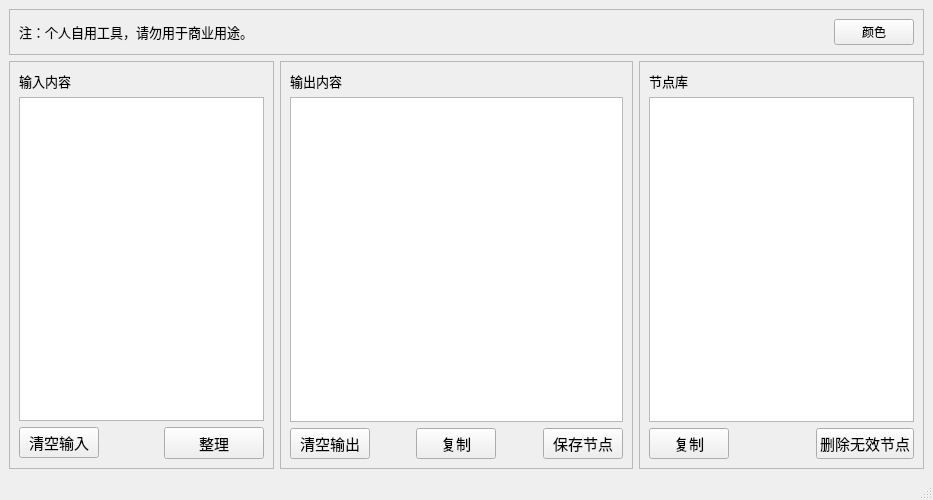
<?xml version="1.0" encoding="UTF-8"?>
<ui version="4.0">
 <class>NodeManager</class>
 <widget class="QMainWindow" name="NodeManager">
  <property name="geometry">
   <rect>
    <x>0</x>
    <y>0</y>
    <width>933</width>
    <height>500</height>
   </rect>
  </property>
  <property name="minimumSize">
   <size>
    <width>750</width>
    <height>500</height>
   </size>
  </property>
  <property name="windowTitle">
   <string>节点整理工具</string>
  </property>
  <widget class="QWidget" name="centralwidget">
   <layout class="QGridLayout" name="gridLayout_3">
    <item row="1" column="0">
     <widget class="QFrame" name="inputFrame">
      <property name="sizePolicy">
       <sizepolicy hsizetype="Expanding" vsizetype="Expanding">
        <horstretch>0</horstretch>
        <verstretch>0</verstretch>
       </sizepolicy>
      </property>
      <property name="frameShape">
       <enum>QFrame::Shape::StyledPanel</enum>
      </property>
      <property name="frameShadow">
       <enum>QFrame::Shadow::Raised</enum>
      </property>
      <layout class="QGridLayout" name="gridLayout_4">
       <item row="1" column="0" colspan="3">
        <widget class="QPlainTextEdit" name="inputBox"/>
       </item>
       <item row="2" column="0">
        <widget class="QPushButton" name="clearInputButton">
         <property name="font">
          <font>
           <pointsize>11</pointsize>
          </font>
         </property>
         <property name="text">
          <string>清空输入</string>
         </property>
        </widget>
       </item>
       <item row="2" column="2">
        <widget class="QPushButton" name="organizeButton">
         <property name="sizePolicy">
          <sizepolicy hsizetype="Preferred" vsizetype="Fixed">
           <horstretch>0</horstretch>
           <verstretch>0</verstretch>
          </sizepolicy>
         </property>
         <property name="minimumSize">
          <size>
           <width>100</width>
           <height>32</height>
          </size>
         </property>
         <property name="font">
          <font>
           <pointsize>11</pointsize>
          </font>
         </property>
         <property name="text">
          <string>整理</string>
         </property>
        </widget>
       </item>
       <item row="2" column="1">
        <spacer name="horizontalSpacer_2">
         <property name="orientation">
          <enum>Qt::Orientation::Horizontal</enum>
         </property>
         <property name="sizeHint" stdset="0">
          <size>
           <width>40</width>
           <height>20</height>
          </size>
         </property>
        </spacer>
       </item>
       <item row="0" column="0">
        <widget class="QLabel" name="inputLabel">
         <property name="font">
          <font>
           <pointsize>10</pointsize>
           <bold>false</bold>
          </font>
         </property>
         <property name="text">
          <string>输入内容</string>
         </property>
        </widget>
       </item>
      </layout>
     </widget>
    </item>
    <item row="1" column="1">
     <widget class="QFrame" name="outputFrame">
      <property name="sizePolicy">
       <sizepolicy hsizetype="Expanding" vsizetype="Expanding">
        <horstretch>0</horstretch>
        <verstretch>0</verstretch>
       </sizepolicy>
      </property>
      <property name="minimumSize">
       <size>
        <width>0</width>
        <height>0</height>
       </size>
      </property>
      <property name="frameShape">
       <enum>QFrame::Shape::StyledPanel</enum>
      </property>
      <property name="frameShadow">
       <enum>QFrame::Shadow::Raised</enum>
      </property>
      <layout class="QGridLayout" name="gridLayout">
       <item row="2" column="0">
        <widget class="QPushButton" name="clearOutputButton">
         <property name="font">
          <font>
           <pointsize>11</pointsize>
          </font>
         </property>
         <property name="text">
          <string>清空输出</string>
         </property>
        </widget>
       </item>
       <item row="2" column="4">
        <widget class="QPushButton" name="saveNodeButton">
         <property name="font">
          <font>
           <pointsize>11</pointsize>
          </font>
         </property>
         <property name="text">
          <string>保存节点</string>
         </property>
        </widget>
       </item>
       <item row="2" column="1">
        <spacer name="horizontalSpacer_3">
         <property name="orientation">
          <enum>Qt::Orientation::Horizontal</enum>
         </property>
         <property name="sizeHint" stdset="0">
          <size>
           <width>40</width>
           <height>20</height>
          </size>
         </property>
        </spacer>
       </item>
       <item row="1" column="0" colspan="5">
        <widget class="QPlainTextEdit" name="outputBox"/>
       </item>
       <item row="2" column="2">
        <widget class="QPushButton" name="copyOutputButton">
         <property name="font">
          <font>
           <pointsize>11</pointsize>
          </font>
         </property>
         <property name="text">
          <string>复制</string>
         </property>
        </widget>
       </item>
       <item row="2" column="3">
        <spacer name="horizontalSpacer_4">
         <property name="orientation">
          <enum>Qt::Orientation::Horizontal</enum>
         </property>
         <property name="sizeHint" stdset="0">
          <size>
           <width>40</width>
           <height>20</height>
          </size>
         </property>
        </spacer>
       </item>
       <item row="0" column="0">
        <widget class="QLabel" name="outputLabel">
         <property name="font">
          <font>
           <pointsize>10</pointsize>
          </font>
         </property>
         <property name="cursor">
          <cursorShape>ArrowCursor</cursorShape>
         </property>
         <property name="text">
          <string>输出内容</string>
         </property>
        </widget>
       </item>
      </layout>
     </widget>
    </item>
    <item row="1" column="2">
     <widget class="QFrame" name="savedFrame">
      <property name="sizePolicy">
       <sizepolicy hsizetype="Expanding" vsizetype="Expanding">
        <horstretch>0</horstretch>
        <verstretch>0</verstretch>
       </sizepolicy>
      </property>
      <property name="frameShape">
       <enum>QFrame::Shape::StyledPanel</enum>
      </property>
      <property name="frameShadow">
       <enum>QFrame::Shadow::Raised</enum>
      </property>
      <layout class="QGridLayout" name="gridLayout_2">
       <item row="1" column="0" colspan="4">
        <widget class="QListWidget" name="savedList"/>
       </item>
       <item row="0" column="0">
        <widget class="QLabel" name="libraryLabel">
         <property name="font">
          <font>
           <pointsize>10</pointsize>
          </font>
         </property>
         <property name="text">
          <string>节点库</string>
         </property>
        </widget>
       </item>
       <item row="3" column="0">
        <widget class="QPushButton" name="copyLibraryButton">
         <property name="font">
          <font>
           <pointsize>11</pointsize>
          </font>
         </property>
         <property name="text">
          <string>复制</string>
         </property>
        </widget>
       </item>
       <item row="3" column="1">
        <spacer name="horizontalSpacer_5">
         <property name="orientation">
          <enum>Qt::Orientation::Horizontal</enum>
         </property>
         <property name="sizeHint" stdset="0">
          <size>
           <width>40</width>
           <height>20</height>
          </size>
         </property>
        </spacer>
       </item>
       <item row="3" column="3">
        <widget class="QPushButton" name="deleteNodeButton">
         <property name="font">
          <font>
           <pointsize>11</pointsize>
          </font>
         </property>
         <property name="text">
          <string>删除无效节点</string>
         </property>
        </widget>
       </item>
       <item row="3" column="2">
        <spacer name="horizontalSpacer_6">
         <property name="orientation">
          <enum>Qt::Orientation::Horizontal</enum>
         </property>
         <property name="sizeHint" stdset="0">
          <size>
           <width>40</width>
           <height>20</height>
          </size>
         </property>
        </spacer>
       </item>
      </layout>
     </widget>
    </item>
    <item row="0" column="0" colspan="3">
     <widget class="QFrame" name="topFrame">
      <property name="minimumSize">
       <size>
        <width>0</width>
        <height>40</height>
       </size>
      </property>
      <property name="frameShape">
       <enum>QFrame::Shape::StyledPanel</enum>
      </property>
      <property name="frameShadow">
       <enum>QFrame::Shadow::Raised</enum>
      </property>
      <layout class="QGridLayout" name="gridLayout_5">
       <item row="0" column="1">
        <spacer name="horizontalSpacer">
         <property name="orientation">
          <enum>Qt::Orientation::Horizontal</enum>
         </property>
         <property name="sizeHint" stdset="0">
          <size>
           <width>40</width>
           <height>20</height>
          </size>
         </property>
        </spacer>
       </item>
       <item row="0" column="2">
        <widget class="QPushButton" name="themeButton">
         <property name="sizePolicy">
          <sizepolicy hsizetype="Fixed" vsizetype="Fixed">
           <horstretch>0</horstretch>
           <verstretch>0</verstretch>
          </sizepolicy>
         </property>
         <property name="minimumSize">
          <size>
           <width>25</width>
           <height>25</height>
          </size>
         </property>
         <property name="text">
          <string>颜色</string>
         </property>
        </widget>
       </item>
       <item row="0" column="0">
        <widget class="QLabel" name="label">
         <property name="font">
          <font>
           <pointsize>10</pointsize>
          </font>
         </property>
         <property name="text">
          <string>注：个人自用工具，请勿用于商业用途。</string>
         </property>
        </widget>
       </item>
      </layout>
     </widget>
    </item>
   </layout>
  </widget>
  <widget class="QMenuBar" name="menubar">
   <property name="geometry">
    <rect>
     <x>0</x>
     <y>0</y>
     <width>933</width>
     <height>33</height>
    </rect>
   </property>
  </widget>
  <widget class="QStatusBar" name="statusbar"/>
 </widget>
 <resources/>
 <connections/>
</ui>
